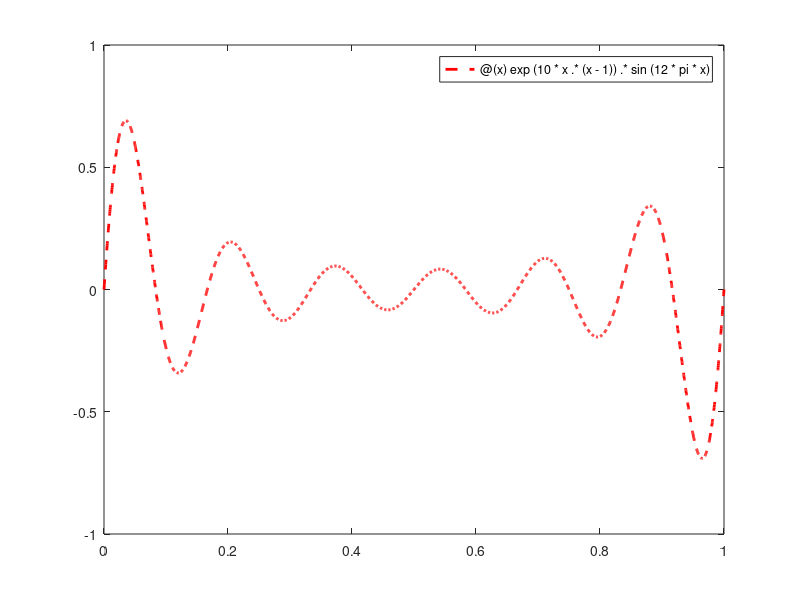

This figure's MATLAB source: (Note: this script raises an error after producing the figure.)
% ---------------------------------------------
% I Check the following operations with vectors
% ---------------------------------------------

% If you want to find information about a function type help name_of_method
a=10:-1:1; % line vector starting point:step:the final point default step 1
a = [1 2 3]; % line vector
b = [4; 5; 6]; % column vector
c=a.*b; % matrix multiplication
d = b'; % the transpose vector of b
e=a.*d; % pointwise multiplication
f=a.^2; % elems of the vector at the power of 2
[1 2 3]*[1 2 3]';
exp(a);
exp(1); % the number e
sqrt(a);
m=max(a); % get the max from the matrix
A=magic(5);
max(A); % max on every column
max(A, 2);
A(3,:); % take the line 3 from the matrix
A([1, 3, 5, 1], :); % take multiples lines it can also take a line 2 times
A([1, 3, 5, 1], 2:end);
a=magic(4); % generate a "magic matrix" having the sum on line and column
            % equal
b=magic(4);
c=[a,b]; % concatenation of 2 matrices put b on the right of a 
c=[a;b]; % concatenation of 3 matrices, put b under a

A=zeros(3); % initialize a matrice full of zeros
A=zeros(1, 10); % initialize a vector with 10 zeros
A=ones(4);
I=eye(3); % identity matrix
v=randi(5,1,10); % make a vector of 10 elements with values from 1 to 5
[m,i]=max(v); % m = max value in v and i the position
[~,i]=max(v); % will return only the index

triu(A); % extract upper triangular part 
tril(A); % extract lower triangular part
diag(diag(A)); % make all the elems except the one on the main diagonal 0

pi; % constant  
format long; % now see pi decimals
pi;
format short;

linspace(0,pi,10) % 10 values from 0 to pi equal distance between them

% ---------------
% II Polynomials
% ---------------

% evaluate the polynomial p(x) = 2x^3-5x^2+8 in x = 2
polyval([2 -5 0 8], 2);

% find the roots of the polynomial p(x) = x^3 - 5x^2 - 17x + 21
% help roots;
roots([1, -5, -17, 21]);

% -----------
% III Graphs
% -----------

% Problem 1
f=@(x) exp(10*x.*(x-1)).*sin(12*pi*x)
fplot(f, [0, 1], '--r', 'LineWidth', 2)

% Problem 2
graphic(1,2); % uses the function in the file graphic.m

% Problem 3
ezplot(@(x,y) (x.^2 + y.^2 -1).^3 - x.^2.*y.^3, [-1.5 , 1.5]);

% Problem 4
%x = linspace(-2, 2, 100);
%y = linspace(-4, 4, 100);
%[X, Y] = meshgrid(x, y);
%mesh(X, Y, exp(-((X-1/2).^2) + (Y-1/2).^2));

% write a recursive function that computes the value of the following expression:
% 1+1/(1+1/(1+1/(1+1))) here n =3
% 1 + 1/(1+1) here n = 1
%contfrac(10000);